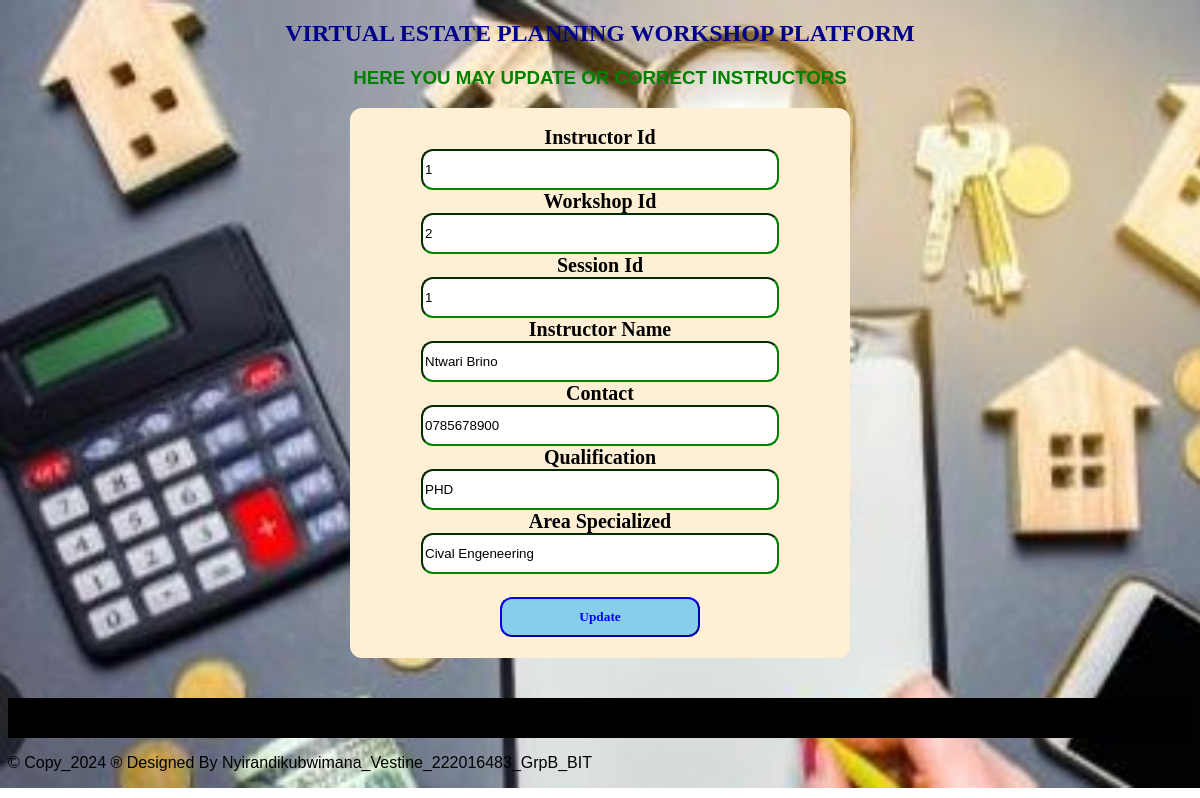
The app's page /updateinstructor.php?instructor_id=1 with its own data.
### tables this page shows
CREATE TABLE `instructor` (
  `instructor_id` int(12) NOT NULL,
  `workshop_id` int(11) DEFAULT NULL,
  `session_id` int(11) DEFAULT NULL,
  `name` varchar(200) DEFAULT NULL,
  `contact` varchar(100) DEFAULT NULL,
  `qualification` varchar(255) NOT NULL,
  `areaspecialized` varchar(255) NOT NULL
);

### updateinstructor.php (the view, shortened to what this page needs)
<?php
include "databaseconnection.php";
if ($_SERVER['REQUEST_METHOD'] == 'GET') {
    $instructor_id = $_GET["instructor_id"];
    $sql = "SELECT * FROM instructor WHERE instructor_id = $instructor_id";
    $result = $connection->query($sql);
    if ($result->num_rows > 0) {
        $row = $result->fetch_assoc();
        $workshop_id = $row['workshop_id'];
        $session_id = $row['session_id'];
        $name = $row['name'];
        $contact = $row['contact'];
        $qualification = $row['qualification'];
        $areaspecialized = $row['areaspecialized'];
    } else {
        header("location:viewinstructor.php");
        exit;
    }
}
?>
<!DOCTYPE html>
<html lang="en">
<head>
</head>
<body>
    <center>
        <h2>VIRTUAL ESTATE PLANNING WORKSHOP PLATFORM</h2>
        <h3 style="color: green;">HERE YOU MAY UPDATE OR CORRECT INSTRUCTORS</h3>
        <section class="forms">
            <form method="POST" onsubmit="return confirmUpdate();">
                <br>
                <label>Instructor Id</label><br>
                <input type="text" name="instructor_id" readonly class="input" value="<?php echo $instructor_id; ?>"><br>
                <label>Workshop Id</label><br>
                <input type="text" name="workshop_id" readonly class="input" value="<?php echo $workshop_id; ?>"><br>
                <label>Session Id</label><br>
                <input type="text" name="session_id" readonly class="input" value="<?php echo $session_id; ?>"><br>
                <label>Instructor Name</label><br>
                <input type="text" name="name" value="<?php echo $name; ?>" class="input"><br>
                <label>Contact</label><br>
                <input type="text" name="contact" value="<?php echo $contact; ?>"
                 class="input"><br>
                <label>Qualification</label><br>
                <input type="text" name="qualification" value="<?php echo $qualification; ?>" class="input"><br>
                <label>Area Specialized</label><br>
                <input type="text" name="areaspecialized" value="<?php echo $areaspecialized; ?>" class="input"><br><br>
                <input type="submit" name="submit" value="Update" class="sb">
            </form>
        </section>
    </center>
    <footer>
        <p style="color: white; text-align: center; margin-top: 40px; background-color: black; height: 40px;">
            <marquee>&copy; Copy_2024 &reg; Designed By Nyirandikubwimana_Vestine_222016483_GrpB_BIT</marquee>
        </p>
    </footer>
</body>
</html>

### updateinstructor.php (style rules this page uses)
body { background-image: url('./images/hme.jpg'); background-repeat: no-repeat; background-size: cover; font-family: 'Century', sans-serif; }
h2 { font-family: Castellar; color: darkblue; }
label { font-family: times new roman; font-weight: bold; font-size: 20px; }
.sb { font-family: Georgia; padding: 10px; border-color: blue; background-color: skyblue; width: 200px; margin-top: 5px; border-radius: 12px; font-weight: bold; color: blue; }
.input { width: 350px; height: 35px; border-radius: 12px; border-color: green; }
form { background-color: papayawhip; width: 500px; border-radius: 12px; height: 550px; }

### records on screen
instructor: workshop_id "2", session_id "1", name "Ntwari Brino", contact "0785678900", qualification "PHD", areaspecialized "Cival Engeneering"
